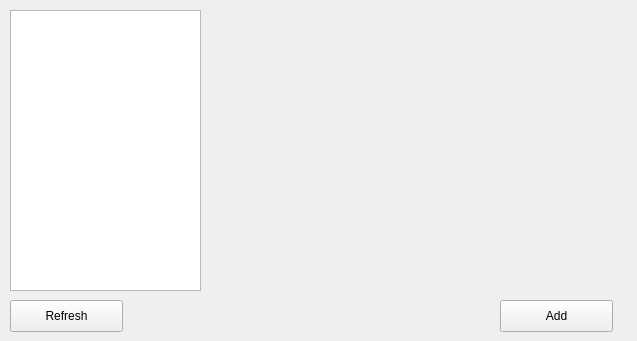
<?xml version="1.0" encoding="UTF-8"?>
<ui version="4.0">
 <class>SourceSelect</class>
 <widget class="QWidget" name="SourceSelect">
  <property name="geometry">
   <rect>
    <x>0</x>
    <y>0</y>
    <width>637</width>
    <height>341</height>
   </rect>
  </property>
  <property name="windowTitle">
   <string>Form</string>
  </property>
  <widget class="QListWidget" name="sourceList">
   <property name="geometry">
    <rect>
     <x>10</x>
     <y>10</y>
     <width>191</width>
     <height>281</height>
    </rect>
   </property>
  </widget>
  <widget class="QStackedWidget" name="stackedWidget">
   <property name="geometry">
    <rect>
     <x>218</x>
     <y>20</y>
     <width>391</width>
     <height>261</height>
    </rect>
   </property>
   <property name="sizePolicy">
    <sizepolicy hsizetype="Preferred" vsizetype="Preferred">
     <horstretch>1</horstretch>
     <verstretch>0</verstretch>
    </sizepolicy>
   </property>
   <property name="palette">
    <palette>
     <active>
      <colorrole role="Base">
       <brush brushstyle="SolidPattern">
        <color alpha="255">
         <red>255</red>
         <green>255</green>
         <blue>255</blue>
        </color>
       </brush>
      </colorrole>
      <colorrole role="Window">
       <brush brushstyle="SolidPattern">
        <color alpha="255">
         <red>145</red>
         <green>145</green>
         <blue>145</blue>
        </color>
       </brush>
      </colorrole>
     </active>
     <inactive>
      <colorrole role="Base">
       <brush brushstyle="SolidPattern">
        <color alpha="255">
         <red>255</red>
         <green>255</green>
         <blue>255</blue>
        </color>
       </brush>
      </colorrole>
      <colorrole role="Window">
       <brush brushstyle="SolidPattern">
        <color alpha="255">
         <red>145</red>
         <green>145</green>
         <blue>145</blue>
        </color>
       </brush>
      </colorrole>
     </inactive>
     <disabled>
      <colorrole role="Base">
       <brush brushstyle="SolidPattern">
        <color alpha="255">
         <red>145</red>
         <green>145</green>
         <blue>145</blue>
        </color>
       </brush>
      </colorrole>
      <colorrole role="Window">
       <brush brushstyle="SolidPattern">
        <color alpha="255">
         <red>145</red>
         <green>145</green>
         <blue>145</blue>
        </color>
       </brush>
      </colorrole>
     </disabled>
    </palette>
   </property>
   <property name="currentIndex">
    <number>0</number>
   </property>
   <widget class="QWidget" name="viewfinderPage">
    <layout class="QGridLayout" name="gridLayout_5">
     <item row="0" column="0">
      <widget class="QCameraViewfinder" name="viewfinder" native="true"/>
     </item>
    </layout>
   </widget>
   <widget class="QWidget" name="previewPage">
    <layout class="QGridLayout" name="gridLayout_4">
     <item row="0" column="0">
      <widget class="QLabel" name="lastImagePreviewLabel">
       <property name="sizePolicy">
        <sizepolicy hsizetype="Preferred" vsizetype="MinimumExpanding">
         <horstretch>0</horstretch>
         <verstretch>0</verstretch>
        </sizepolicy>
       </property>
       <property name="frameShape">
        <enum>QFrame::Box</enum>
       </property>
       <property name="text">
        <string/>
       </property>
      </widget>
     </item>
    </layout>
   </widget>
  </widget>
  <widget class="QPushButton" name="refreshButton">
   <property name="geometry">
    <rect>
     <x>10</x>
     <y>300</y>
     <width>113</width>
     <height>32</height>
    </rect>
   </property>
   <property name="text">
    <string>Refresh</string>
   </property>
  </widget>
  <widget class="QPushButton" name="addButton">
   <property name="geometry">
    <rect>
     <x>500</x>
     <y>300</y>
     <width>113</width>
     <height>32</height>
    </rect>
   </property>
   <property name="text">
    <string>Add</string>
   </property>
  </widget>
 </widget>
 <customwidgets>
  <customwidget>
   <class>QCameraViewfinder</class>
   <extends>QWidget</extends>
   <header>qcameraviewfinder.h</header>
   <container>1</container>
  </customwidget>
 </customwidgets>
 <resources/>
 <connections/>
</ui>
